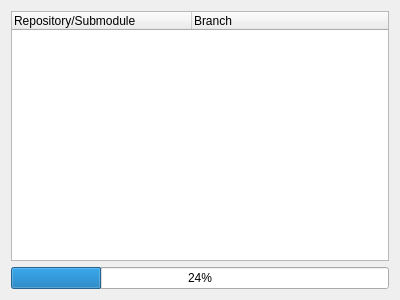
<?xml version="1.0" encoding="UTF-8"?>
<ui version="4.0">
 <class>MSBranchesWizardPage</class>
 <widget class="QWizardPage" name="MSBranchesWizardPage">
  <property name="geometry">
   <rect>
    <x>0</x>
    <y>0</y>
    <width>400</width>
    <height>300</height>
   </rect>
  </property>
  <property name="windowTitle">
   <string>WizardPage</string>
  </property>
  <layout class="QVBoxLayout" name="verticalLayout">
   <item>
    <widget class="QTreeWidget" name="branchesTree">
     <property name="columnCount">
      <number>2</number>
     </property>
     <attribute name="headerDefaultSectionSize">
      <number>180</number>
     </attribute>
     <column>
      <property name="text">
       <string>Repository/Submodule</string>
      </property>
     </column>
     <column>
      <property name="text">
       <string notr="true">Branch</string>
      </property>
     </column>
    </widget>
   </item>
   <item>
    <widget class="QProgressBar" name="progressBar">
     <property name="value">
      <number>24</number>
     </property>
    </widget>
   </item>
  </layout>
 </widget>
 <resources/>
 <connections/>
</ui>
